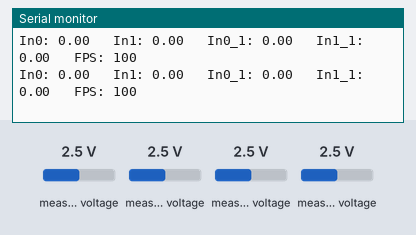
This sketch was run on a simulated ESP32. Shown: the last lines printed to the serial monitor. The inputs (shaded band) are chosen by the test bench; at power-on: measured voltage 2.5 V.

Above: at 1.2 s.
1.3 s: measured voltage (sensor 200) set to 0.1 V
At 2.2 s:
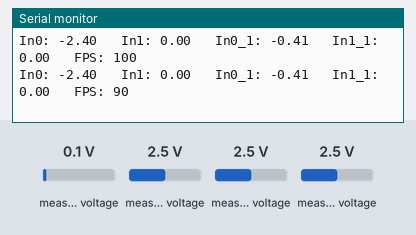
4.3 s: measured voltage (sensor 201) set to 0.1 V
At 5.1 s:
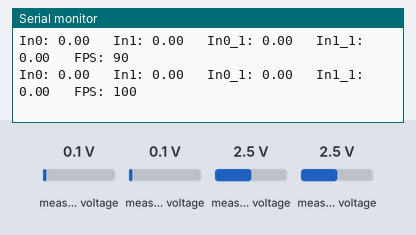
5.8 s: measured voltage (sensor 200) set to 1.2 V
At 6.8 s:
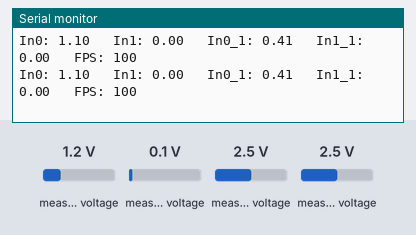
8.8 s: measured voltage (sensor 202) set to 0.1 V
At 9.5 s:
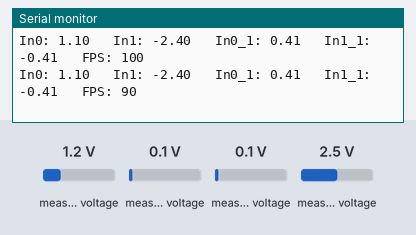
10.3 s: measured voltage (sensor 203) set to 0.1 V
At 11.3 s:
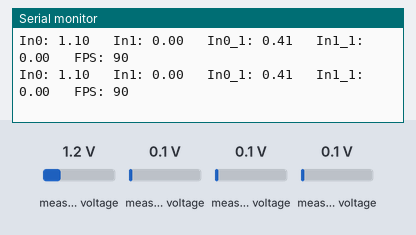
11.8 s: measured voltage (sensor 200) set to 0.1 V
At 12.8 s:
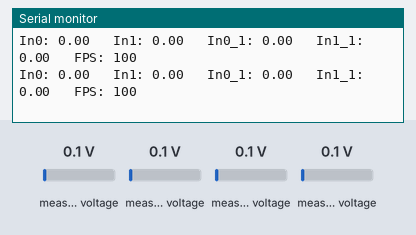
Timing chart, 0 to 14.8 s (numbered marks = the images above; inputs shaded):
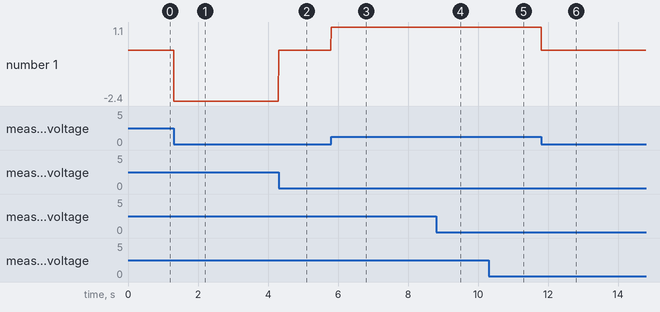

The sketch:

ESP32_PropDaq_double_ADS1115.ino
```cpp
#include <Wire.h>
#include <ADS1X15.h>
#include <arduinoFFT.h>

TwoWire I2C_one(0);
TwoWire I2C_two(1);
ADS1015 ADS0(0x48, &I2C_one); // ADS1115 object using TwoWire
ADS1015 ADS1(0x48, &I2C_one); // ADS1115 object using TwoWire

const int numSamples = 200; // Number of samples for FFT
double samplingFrequency = 8.0; // Maximum sampling rate in Hz, usually 868.0
volatile double voltageSamples[numSamples];
volatile double vImag[numSamples];

//arduinoFFT FFT = arduinoFFT();
unsigned long startTime;

void setup() {
  Serial.begin(921600);
  I2C_one.begin(16, 17);
  I2C_one.setClock(400000);
  I2C_two.begin(42, 41);
  I2C_two.setClock(400000);
  startTime = millis();

  // Initialize the ADS1115
  if (!ADS0.begin()) {
    Serial.println("Failed to initialize ADS0.");
    while (1);
  }
  ADS0.setMode(1);
  ADS0.setDataRate(7);
  // Set the gain to the desired range (adjust this based on your voltage range)
  ADS0.setGain(0);

  if (!ADS1.begin()) {
    Serial.println("Failed to initialize ADS1.");
    while (1);
  }
  ADS1.setMode(1);
  ADS1.setDataRate(7);
  // Set the gain to the desired range (adjust this based on your voltage range)
  ADS1.setGain(8);

}

void loop() {

  // Store the voltage reading in an array
  static int sampleIndex = 0;
  int count = 0;

  startTime = millis();
  int16_t adc0 = ADS0.readADC_Differential_0_1();
  int16_t adc1 = ADS0.readADC_Differential_2_3();
  double voltage0 = ADS0.toVoltage(adc0); // Calculate voltage in mV 6.144/32767
  double voltage1 = ADS0.toVoltage(adc1); // Calculate voltage in mV
  Serial.print("In0: ");
  Serial.print(voltage0);
  Serial.print("\t In1: ");
  Serial.print(voltage1);

  int16_t adc0_1 = ADS1.readADC_Differential_0_1();
  int16_t adc1_1 = ADS1.readADC_Differential_2_3();
  double voltage0_1 = ADS1.toVoltage(adc0_1); //(adc0_1 * (512/32767.0)); // Calculate voltage in mV
  double voltage1_1 = ADS1.toVoltage(adc1_1); //(adc1_1 * (512/32767.0)); // Calculate voltage in mV
  Serial.print("\t In0_1: ");
  Serial.print(voltage0_1);
  Serial.print("\t In1_1: ");
  Serial.print(voltage1_1);

  unsigned long currentTime = millis();
  unsigned long timePassed = currentTime - startTime;
  Serial.print("\t FPS: ");
  Serial.println(1000*1/(timePassed));
  sampleIndex = 0;
}
```

Measured:
- after the input at 1.3 s, the serial monitor: prints a new line at once (image 1)
- after the input at 4.3 s, the serial monitor: prints a new line at once (image 2)
- after the input at 5.8 s, the serial monitor: prints a new line at once (image 3)
- after the input at 8.8 s, the serial monitor: prints a new line at once (image 4)
- after the input at 11.8 s, the serial monitor: prints a new line at once (image 6)
- plotted number 1: 0 → -2.4 after the input at 1.3 s, 0 → 1.1 after the input at 5.8 s
